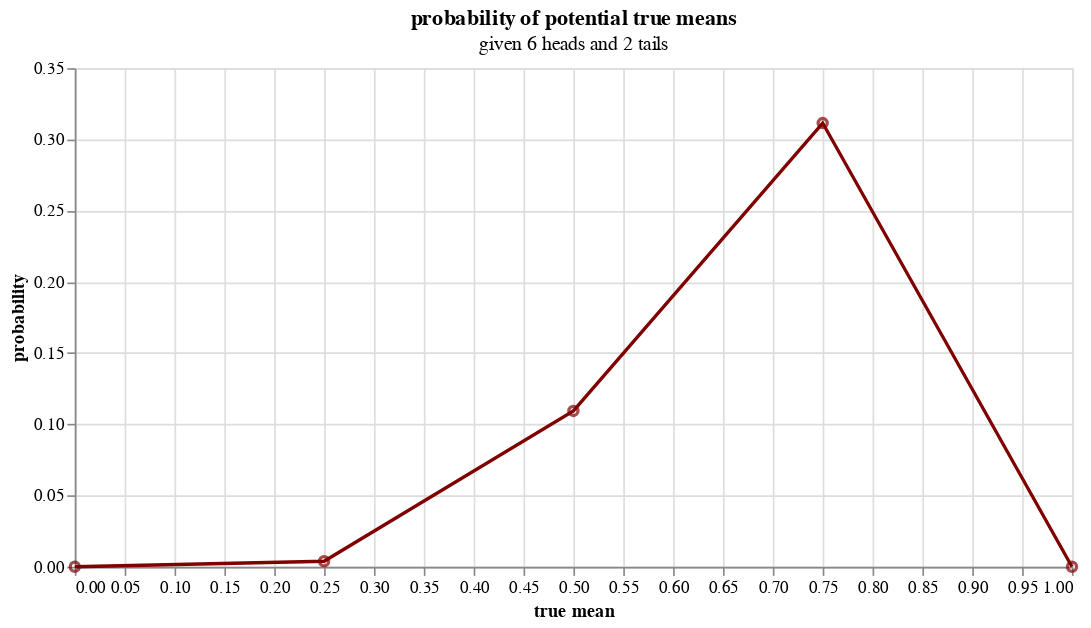

Here is the notebook cell this chart was saved with:
### Code cell
_df = pl.DataFrame(
    {
        'true mean': x_interactive,
        'probability': binom.pmf(wintro_yes.value, intro2_n, x_interactive),
    }
)
_base = alt.Chart(
    _df,
    title=alt.TitleParams(
        text='probability of potential true means',
        subtitle=f'given {wintro_yes.value} heads and {wintro_no.value} tails',
    ),
).encode(alt.X('true mean'), alt.Y('probability'))
_line = _base.mark_line(color='maroon')
_point = _base.mark_point(color='maroon')
_chart = _line + _point
_chart.properties(width=600)

### Figure 1 — Vega-Lite specification as saved in the notebook (floating-point values rounded to 4 significant figures)
{"$schema": "https://vega.github.io/schema/vega-lite/v5.20.1.json", "config": {"view": {"continuousHeight": 300, "continuousWidth": 300}}, "data": {"name": "data-cc40283b79a4fe61a1bef762f09de42e"}, "datasets": {"data-cc40283b79a4fe61a1bef762f09de42e": [{"probability": 0.0, "true mean": 0.0}, {"probability": 0.003845, "true mean": 0.25}, {"probability": 0.1094, "true mean": 0.5}, {"probability": 0.3115, "true mean": 0.75}, {"probability": 0.0, "true mean": 1.0}]}, "layer": [{"encoding": {"x": {"field": "true mean", "type": "quantitative"}, "y": {"field": "probability", "type": "quantitative"}}, "mark": {"color": "maroon", "type": "line"}, "title": {"subtitle": "given 6 heads and 2 tails", "text": "probability of potential true means"}}, {"encoding": {"x": {"field": "true mean", "type": "quantitative"}, "y": {"field": "probability", "type": "quantitative"}}, "mark": {"color": "maroon", "type": "point"}, "title": {"subtitle": "given 6 heads and 2 tails", "text": "probability of potential true means"}}], "usermeta": {"embedOptions": {}}, "width": 600}
